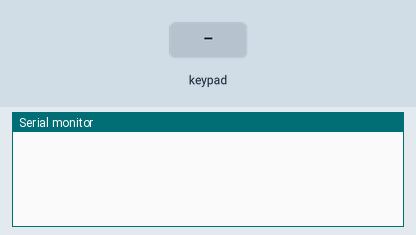
This sketch was run on a simulated Arduino Uno, built with avr-gcc and run on an emulated ATmega328P. On the bench: the last lines printed to the serial monitor. The inputs (shaded band) are chosen by the test bench. Random numbers use the default seed unless the sketch sets one.

Above: at 1.2 s.
1.3 s: key '1' pressed
At 1.7 s:
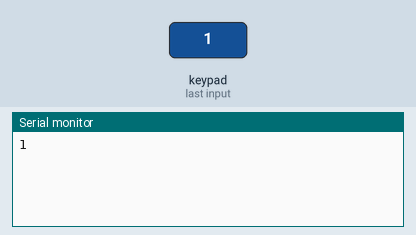
2.8 s: keypad keys 1 1 1 0 9 8 # pressed 0.4 s apart
At 6.0 s:
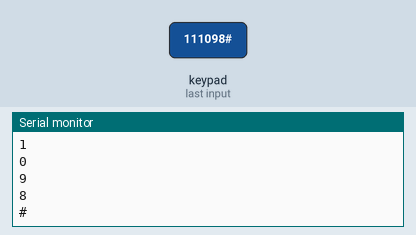
7.1 s: key 'A' pressed
At 8.3 s:
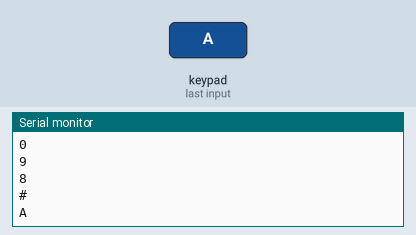
8.6 s: keypad keys 1 1 1 0 9 8 * pressed 0.4 s apart
At 11.4 s:
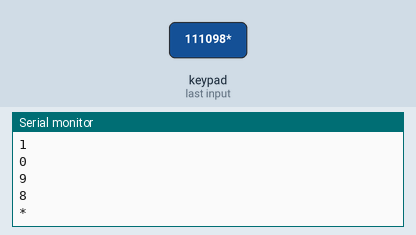
12.9 s: key 'B' pressed
At 14.1 s:
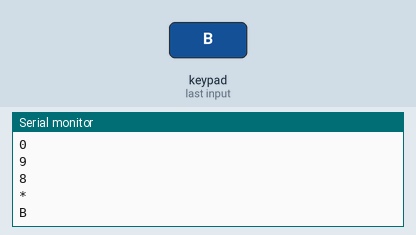
14.4 s: keypad keys 1 1 1 0 9 8 D pressed 0.4 s apart
At 18.3 s:
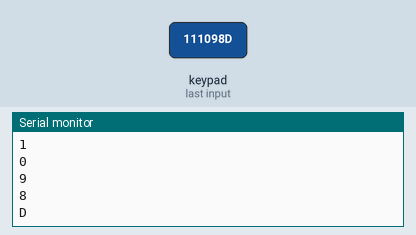
Timing chart, 0 to 19.7 s (numbered marks = the images above; inputs shaded):
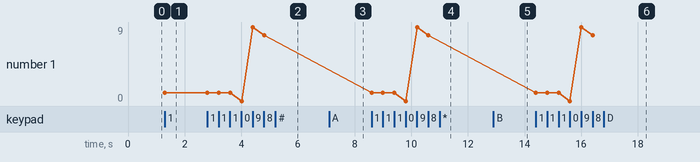

Measured:
- after the input at 1.3 s, the serial monitor: prints a new line at once (image 1)
- after the input at 2.8 s, the serial monitor: prints a new line after 1.2 s (image 2)
- after the input at 7.1 s, the serial monitor: prints a new line at once (image 3)
- after the input at 8.6 s, the serial monitor: prints a new line at once (image 4)
- after the input at 12.9 s, the serial monitor: prints a new line at once (image 5)
- after the input at 14.4 s, the serial monitor: prints a new line at once (image 6)
- plotted number 1: 1 → 8 after the input at 2.8 s

The sketch:

test.ino
```cpp
#include <Keypad.h>

const byte ROWS = 4;
const byte COLS = 4;

char mapping[4][4] = {
  			  {'1', '2', '3', 'A'},
              {'4', '5', '6', 'B'},
              {'7', '8', '9', 'C'},
              {'*', '0', '#', 'D'}
             };

byte rowPins[ROWS] = {11, 10, 9, 8};
byte colPins[COLS] = {7, 6, 5, 4};


Keypad customKeypad = Keypad(makeKeymap(mapping), rowPins, colPins, ROWS, COLS);


void setup()
{
  Serial.begin(9600);
}

void loop()
{
  char cKey = customKeypad.getKey();

  if (cKey)
  {
    Serial.println(cKey);
  }
}
```

5-pointers.c
```cpp
#include <stdio.h>
#include <stdlib.h>
#include <time.h>

#define MAX 20

#define MAX_VALUE 99

int main()
{
    printf("Creating a random array with %d items\n\n", MAX);
    srand(time(0));
    int* randomArray = (int*)malloc(MAX * sizeof(int));
    for (int i = 0; i < MAX; i++)
    {
        randomArray[i] = 1 + (int)rand()%MAX_VALUE;
    }

    printf("The value of the address of the array (pointer) is: %p\n", (void*)&randomArray);
    printf("First integer in the array is (array[0]): %d\n", randomArray[0]);
    printf("The last integer in the array is: %d\n", randomArray[MAX - 1]);
    printf("The size of an integer (number of bytes) is: %ld\n", sizeof(int));
    printf("The size of the whole array in bytes is: %ld\n\n", MAX * sizeof(int));

    int counter = 0;
    int *pArray = randomArray;
    printf("Printing each value: \n");
    while (counter < MAX)
    {
        printf("\tValue: %d \t|\t Value times 2: %d\n", *pArray, *pArray * 2);
        pArray++;
        counter++;
    }
    printf("\n");
}
```

6-files.c
```cpp
#include <stdio.h>
#include <stdlib.h>

#define MAX 21

int findNewLine(char *input)
{
    while (*input != '\0')
    {
        if (*input == '\n')
        {
            return 1;
        }
        input++;
    }
    return 0;
}

void cleanBuffer()
{
    char c;
    while ((c = getchar()) != '\n' && c != EOF)
        ;
}

void copyString(char* source, char* dest)
{
    // int counter = 0;
    while (*source != '\0')
    {
        *dest = *source;
        source++;
        dest++;
    }
    *dest = '\0';
}

void removeNewLine(char* input)
{
    while (*input != '\0')
    {
        if (*input == '\n')
        {
            *input = '\0';
            return;
        }
        input++;
    }
}

int stringLength(char* input)
{
    int length = 0;
    while (*input != '\0')
    {
        length++;
        input++;
    }

    return length;
}

int main()
{
    char userInput[MAX];
    printf("Please input a string: ");
    fgets(userInput, MAX, stdin);
    if (findNewLine(userInput) == 0)
    {
        cleanBuffer();
    }
    else
    {
        removeNewLine(userInput);
    }

    int length = stringLength(userInput);

    char* copy = (char*)malloc((length + 1) * sizeof(char));

    copyString(userInput, copy);

    printf("The copied string is: %s\n", copy);

    return 0;
}
```

main.c
```cpp
// Includes section
#include <stdio.h>
#include <stdlib.h>
#include <string.h>

// Prototype function declarations

#define MIN_DIMENSION 2 // Minimum dimension of a matrix
#define MAX_DIMENSION 4 // Maximum dimension of a matrix

/**
 * Prompts the user to input the size of the matrix, and
 * checks if it's within the valid range (2x2 to 4x4)
 *
 * Input:
 *  matrixDimension: an array to store the dimensions of the matrix
 *
 * Output:
 *  If the input is valid, returns the number of elements in the matrix (multiplication of the dimension)
 *  If the input is invalid, returns -1
 *  It also modifies the matrixDimension array according to the input dimensions
*/
int getSize(int *matrixDimension);

/**
 * Prompts the user to input the elements in the corresponding matrix.
 * It also checks if the user input is valid or not. (There should only be numbers)
 *
 * Input:
 *  matrix: The empty matrix to store the input
 *  numberOfElements: The number of elements in the matrix (Multiplication of the dimension)
 *
 * Output:
 *  If the input is valid, returns 1, otherwise, returns -1.
 *  It also modifies the values inside matrix to store the user input.
*/
int getMatrix(int *matrix, int numberOfElements);

/**
 * Sum 2 matrices A, and B, and stores the sum in Sum
 *
 * Input:
 *  A, B: Matrices to sum.
 *  numberOfElements: Number of elements in either matrix (They have to have the same number of elements).
 *  Sum: Placeholder matrix to store the result
 *
 * Output:
 *  Nothing but it stores the sum in Sum.
*/
void sumMatrices(int *A, int *B, int numberOfElements, int *Sum);

/**
 * Formats and prints a 1D array in the form of a matrix according to the specified dimensions
 *
 * Input:
 *  M: The matrix to print
 *  size: The dimensions of the matrix
 *
 * Ouput:
 *  Nothing
*/
void printMatrix(int *M, int *size);

/**
 * Helper functions that check if a given string contains only integers (positives or negatives)
 *
 * Input:
 *  string: the string to check.
 *
 * Output:
 *  returns 1 if it has only integers, -1 otherwise.
*/
int isInteger(char *string);


/**
 * Helper function that finds a newLine in a given string
 *
 * Input:
 *  input: String to check for new lines
 *
 * Output: 1 if it finds a new line, 0 if it doesn't
 *
*/
int findNewLine(char *input);

/**
 * Helper function to clean the buffer
*/
void cleanBuffer();

/**
 * This program expects the size of a matrix with minimum
 * dimensions of 2x2 and maximum of 4x4.
 * Then asks the user to input the values for 2 matrices,
 * and displays the result of the sum of them.
 *
 * The program stores the matrices in 1D arrays for simplicity.
 *
 * Purpose: Bonus question work package 3
 * DIT633
 *
 * Author: Ionel Pop, 2024
 *
**/
int main()
{
    int *A; // The first matrix
    int *B; // The second matrix
    int *Sum; // The matrix that will store the sum of A and B

    int matrixDimension[2]; // Array to store the dimensions of the matrices

    // Get the dimension of the matrix by asking the user to input it
    // Returns the number of elements in each matrix
    int numberOfElements = getSize(matrixDimension); // The number of elements in each matrix

    // If the numberOfElements is -1, it means that there was an error with the user input
    if (numberOfElements == -1)
    {
        // Print error message
        printf("invalid\n");
        // Return 0 to finish the execution
        return 0;
    }

    // Allocate memory in A to store numberOfElements integers
    A = (int *)malloc(numberOfElements * sizeof(int));

    // Allocate memory in B to store numberOfElements integers
    B = (int *)malloc(numberOfElements * sizeof(int));

    // printf("Input elements of matrix 1: ");
    /**
     * Ask the user to input the elements of matrix A.
     *
     * If there was an error, -1 is returned
    */
    if (getMatrix(A, numberOfElements) == -1)
    {
        // If getMatrix() returned -1, there was an error with the input
        // Print error message
        printf("invalid\n");
        // Return 0 to finish the execution
        return 0;
    }

    // printf("Input elements of matrix 2: ");
    /**
     * Ask the user to input the elements of matrix A.
     *
     * If there was an error, -1 is returned
    */
    if (getMatrix(B, numberOfElements) == -1)
    {
        // If getMatrix() returned -1, there was an error with the input
        // Print error message
        printf("invalid\n");
        // Return 0 to finish the execution
        return 0;
    }

    // Print the sum of the matrices
    printf("The sum is:\n");

    // Allocate enough memory in Sum to store numberOfElements integers
    Sum = (int *)malloc(numberOfElements * sizeof(int));

    // Sum matrices A, and B, and store the result in Sum
    sumMatrices(A, B, numberOfElements, Sum);

    // Format and print the result (Sum)
    printMatrix(Sum, matrixDimension);


    // Free the allocated memory
    free(A);
    free(B);
    free(Sum);

    // Return 0 and finish the execution of the program
    return 0;
}

int getSize(int *matrixDimension)
{
    // Buffer to store the user input
    char userInput[20];

    // printf("Input the size: ");
    // Get the user input and store it in userInput
    fgets(userInput, sizeof(userInput), stdin);

    // If there is no new line in userInput, it means that the buffer
    // was not big enough to store all the characters
    if (findNewLine(userInput) == 0)
    {
        // Clean the buffer
        cleanBuffer();
    }

    int counter = 0; // Counter to keep track of the number of elements in userInput

    /**
     * Split userInput into spaces and assign the pointer
     * currentDimension to the first section
    */
    char *currentDimension = strtok(userInput, " ");

    /**
     * Loop until is no longer possible to split userInput into spaces
     *
     * For example: "2 3" -> "2" -> "3" -> NULL
    */
    while (currentDimension != NULL)
    {
        // If we encounter an end of line
        if (*currentDimension == '\n')
        {
            // Break the loop
            break;
        }

        // Cast the current string to integer to get the first dimension
        int dimension = atoi(currentDimension);

        // If the dimension is less than MIN_DIMENSION or bigger than MAX_DIMENSION
        if (dimension < MIN_DIMENSION || dimension > MAX_DIMENSION)
        {
            // The dimension is invalid and we return -1
            return -1;
        }

        // If we have processed less than 2 arguments
        if (counter < 2)
        {
            // Assign the current dimension to the corresponding index of the array matrixDimension
            matrixDimension[counter++] = dimension;
        }

        // Continue splitting the userInput into spaces to keep iterating over it
        currentDimension = strtok(NULL, " ");
    }

    // If there were not exactly 2 elements in the userInput. For example "2" or "2 3 3"instead of "2 3"
    if (counter != 2)
    {
        // Print an error message
        printf("Error. Wrong arguments\n");

        // Return -1 to signify invalid input
        return -1;
    }

    // Return the number of elements in the matrix
    return (matrixDimension[0] * matrixDimension[1]);
}

int getMatrix(int *matrix, int numberOfElements)
{
    // Buffer to store the user input
    char userInput[256];

    // Get the user input
    fgets(userInput, sizeof(userInput), stdin);

    // If there is no new line in userInput, it means that the buffer
    // was not big enough to store all the characters
    if (findNewLine(userInput) == 0)
    {
        // Clean the buffer
        cleanBuffer();
    }

    /**
     * When using fgets, the new line character '\n' also becomes part of the input.
     * To get rid of that, I found this really quick solution in StackOverflow.
     *
     * https://stackoverflow.com/questions/2693776/removing-trailing-newline-character-from-fgets-input
    */
    userInput[strcspn(userInput, "\n")] = 0;

    // Split userInput into spaces and assign elements to the first of these splits
    char *elements = strtok(userInput, " ");

    int i = 0; // Counter to keep track of the corresponding index

    // Iterate until we can not longer split the userInput into spaces
    while (elements != NULL)
    {
        // If we have space in the array
        if (i < numberOfElements)
        {
            // Check if the current element is an integer
            if (isInteger(elements) == -1)
            {
                // If it's not an integer, return -1
                return -1;
            }
            // Cast the element to integer and assign it to the matrix in the corresponding index
            matrix[i] = atoi(elements);
        }
        // Continue splitting userInput into spaces to keep iterating over it
        elements = strtok(NULL, " ");
        // Update index
        i++;
    }

    // If not exactly numberOfElements elements were added
    if (i != numberOfElements)
    {
        // Return -1 to represent an error
        return -1;
    }
    else
    {
        // Else if exactly numberOfELements were assigned
        // Return 1 to represent a proper execution
        return 1;
    }
}

void sumMatrices(int *A, int *B, int numberOfElements, int *Sum)
{
    int counter = 0; // Counter to keep track of the number of elements

    // Loop over A, B, and S, as long as counter is less than numberOfElements
    // Note: All three of the matrices, A, B, and Sum have the same number of elements
    while (counter < numberOfElements)
    {
        // Assign the sum of the corresponding elements of A and B to Sum
        *Sum = *A + *B;
        // Move the Sum pointer to the next element
        Sum++;
        // Move the A pointer to the next element
        A++;
        // Move the B pointer to the next element
        B++;
        // Update counter
        counter++;
    }
}

void printMatrix(int *M, int *size)
{
    int rowCounter = 1; // Counter to keep track of the current row
    int colCounter = 1; // Counter to keep track of the current column

    int index = 0; // Counter to keep track of the current index

    // Iterate until we go over the number of rows
    while (rowCounter <= size[0])
    {
        // If the current column is not the last column
        if (colCounter < size[1])
        {
            // We print the element normally
            printf("%d ", M[index]);
        }
        // Otherwise, if the current column is the last column
        else
        {
            // Print the current element with a new line to account for the formatting
            printf("%d\n", M[index]);
            // Reset the currentColumn to 0
            colCounter = 0;
            // Update the currentRow
            rowCounter++;
        }

        // Update the index
        index++;
        // Update the current column
        colCounter++;
    }
}

int isInteger(char *string)
{
    // Iterate over string until we encounter the null terminator
    while (*string != '\0')
    {
        // If the character is not a digit, nor a '-'
        if ((*string < '0' || *string > '9') && *string != '-')
        {
            // Return -1 to represent that string is not an integer
            return -1;
        }
        // Move the pointer to the next element
        string++;
    }

    // Return 1 to represent that string is an integer
    return 1;
}

void cleanBuffer()
{
    char c; // Temp variable to get the extra characters
    // Call getchar until we encounter a newLine or EOF
    while ((c = getchar()) != '\n' && c != EOF)
        ;
}

int findNewLine(char *input)
{
    // Iterate over the input string until we encounter a null terminator
    while (*input != '\0')
    {
        // If we encounter a newline
        if (*input == '\n')
        {
            // Return 1
            return 1;
        }

        // Move the pointer to the next item
        input++;
    }

    // If we don't find a newLine, return 0
    return 0;
}
```
